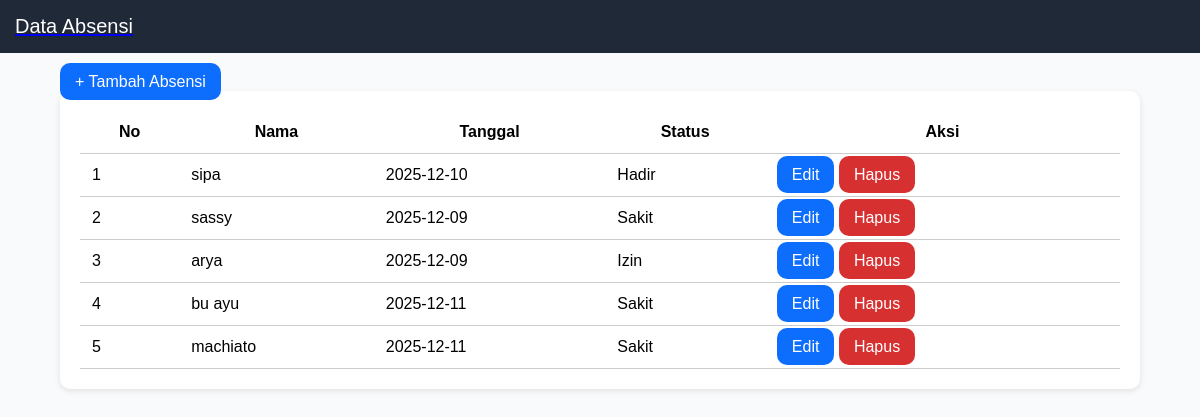
The page /absensi/absensi.php (signed in) on the database as committed earlier.
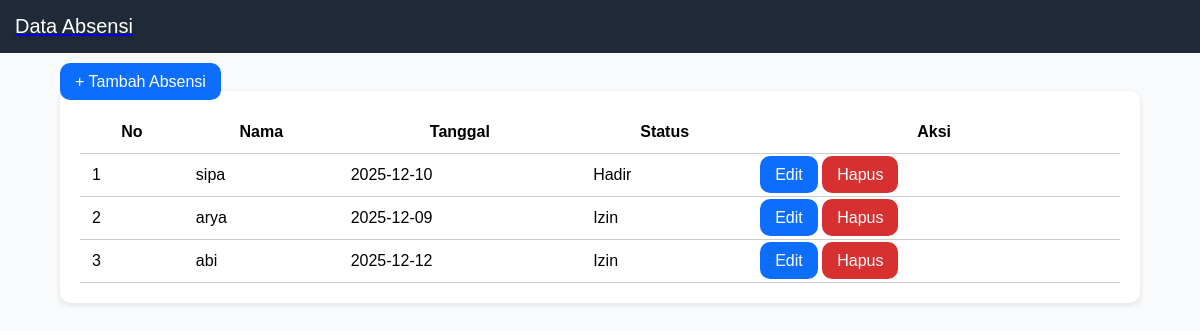
The same page on the database as committed later.
### tables this page shows
CREATE TABLE `absensi` (
  `id` int(11) NOT NULL,
  `pegawai_id` int(11) DEFAULT NULL,
  `tanggal` date DEFAULT NULL,
  `status` varchar(20) DEFAULT NULL
);

CREATE TABLE `pegawai` (
  `id` int(11) NOT NULL,
  `nama` varchar(100) DEFAULT NULL
);

### absensi/absensi.php (the view, shortened to what this page needs)
<?php
include "koneksi.php";
?>
<!DOCTYPE html>
<html>
<head>
    <link rel="stylesheet" href="style.css">
</head>
<body>
<a href="index.php"><div class="navbar">Data Absensi</div></a>
<div class="container">
<a class="btn" href="tambah_absensi.php">+ Tambah Absensi</a>
<div class="card">
<table>
<tr>
    <th>No</th><th>Nama</th><th>Tanggal</th><th>Status</th><th>Aksi</th>
</tr>
<?php
$no=1;
$data = mysqli_query($koneksi,"SELECT absensi.*, pegawai.nama FROM absensi JOIN pegawai ON pegawai.id=absensi.pegawai_id");
while($d=mysqli_fetch_array($data)){
?>
<tr>
    <td><?= $no++; ?></td>
    <td><?= $d['nama']; ?></td>
    <td><?= $d['tanggal']; ?></td>
    <td><?= $d['status']; ?></td>
    <td>
        <a class="btn" href="edit_absensi.php?id=<?= $d['id']; ?>">Edit</a>
        <a class="btn-danger" href="delete_absensi.php?id=<?= $d['id']; ?>">Hapus</a>
    </td>
</tr>
<?php } ?>
</table>
</div>
</div>
</body>
</html>

### absensi/style.css (style rules this page uses)
body { font-family: Arial; margin:0; background:#F9FAFB; }
.navbar { background:#1F2937; padding:15px; color:#FFFFFF; font-size:20px; }
.container { width:90%; margin:auto; padding:20px; }
.card { background:rgb(255, 255, 255); padding:20px; border-radius:10px; margin-bottom:20px; box-shadow:0 2px 6px rgba(0,0,0,0.1); }
button, .btn { padding:10px 15px; background:#0D6EFD; color:white; border:none; border-radius:10px; cursor:pointer; text-decoration:none; }
.btn-danger { padding:10px 15px; background:#d63031; color:white; border:none; border-radius:10px; cursor:pointer; text-decoration:none; }
table { width:100%; border-collapse:collapse; }
table th, td { padding:12px; border-bottom:1px solid #ccc; }

Rows that differ between the two databases and show on the page:
removed absensi: pegawai.nama "sassy", tanggal "2025-12-09", status "Sakit"
removed absensi: pegawai.nama "bu ayu", tanggal "2025-12-11", status "Sakit"
removed absensi: pegawai.nama "machiato", tanggal "2025-12-11", status "Sakit"
added absensi: pegawai.nama "abi", tanggal "2025-12-12", status "Izin"
